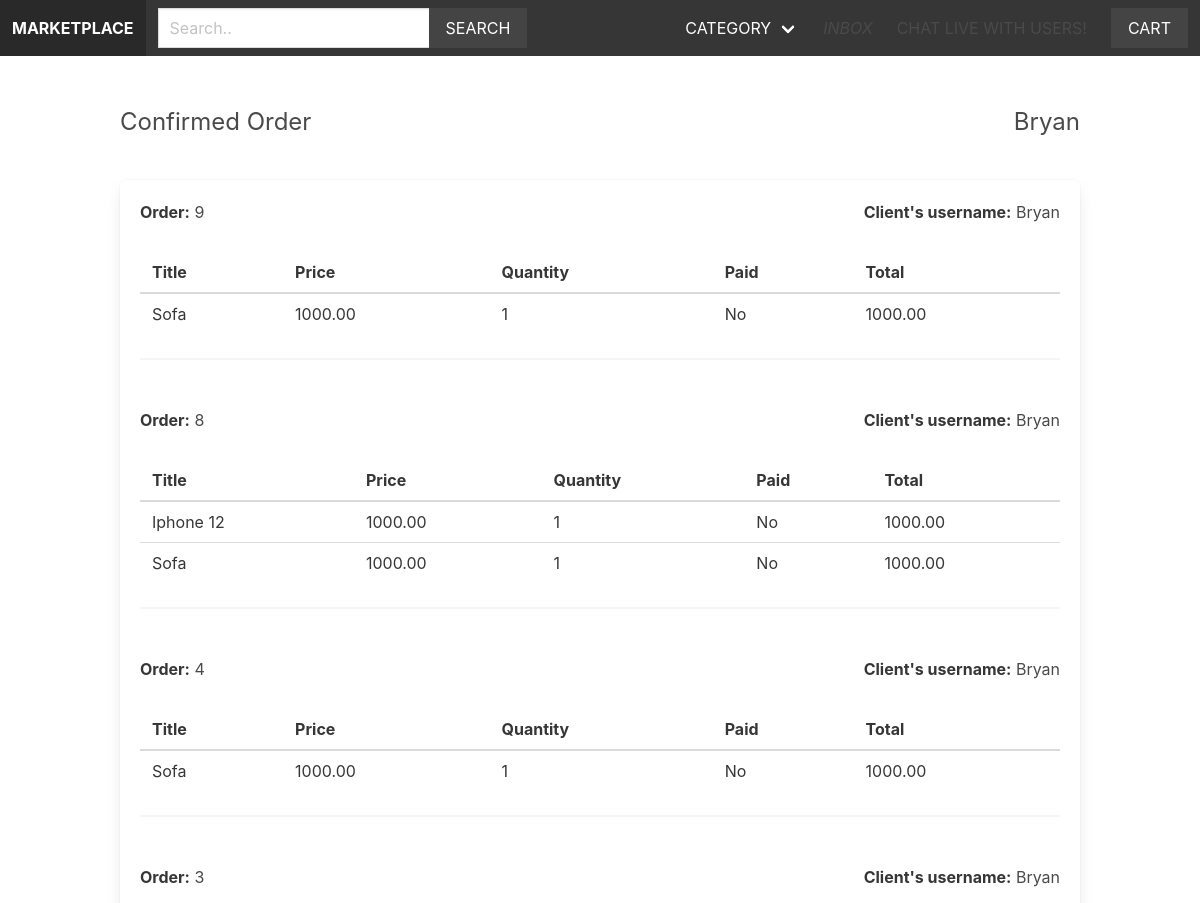
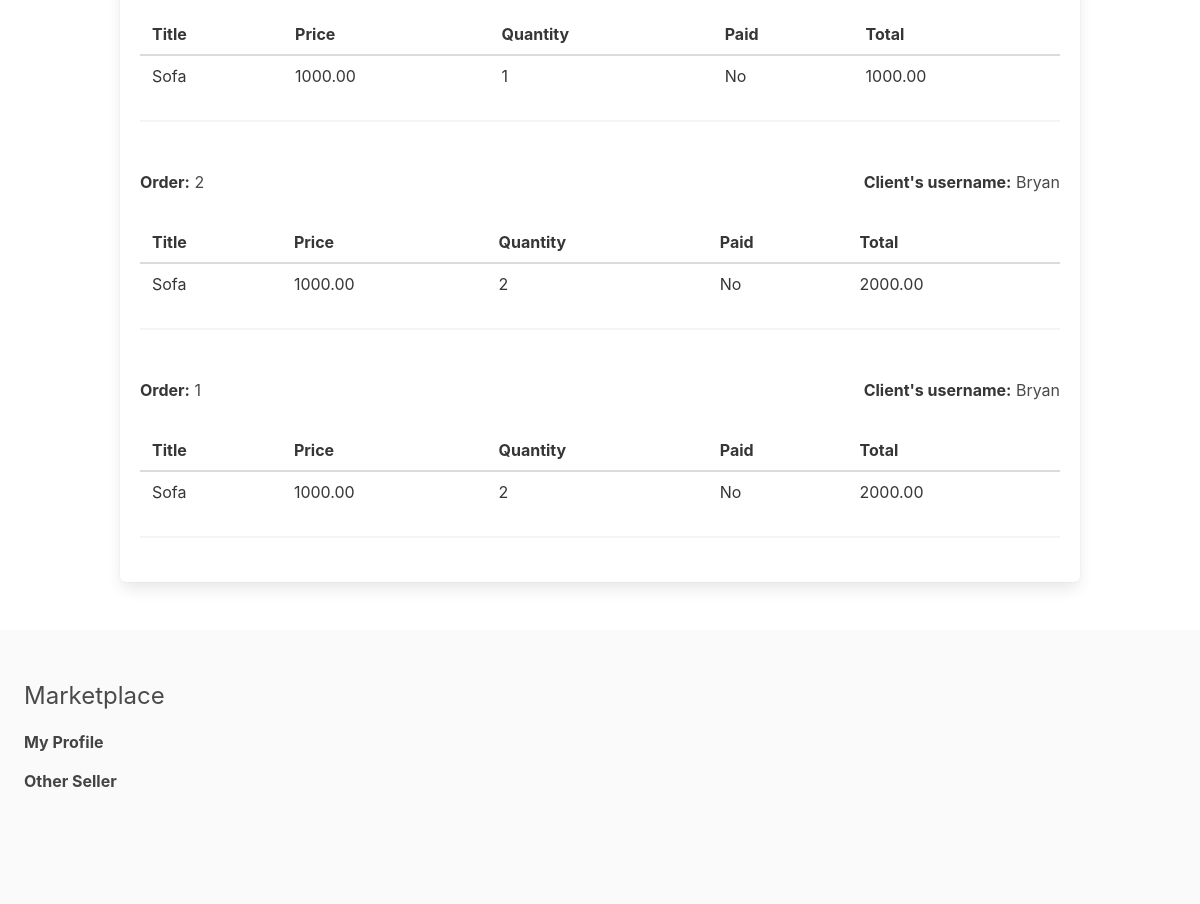
The page /vendors/vendor_admin/confirmed_order (signed in) on the database its author committed (2 pictures, top to bottom).
### apps/vendor/models.py (models this page shows, shortened)
class Vendor(models.Model):
    name = models.CharField(max_length=255)
    created_at = models.DateTimeField(auto_now_add=True)
    created_by = models.OneToOneField(User, related_name='vendor', on_delete=models.CASCADE)
    birth_date = models.DateField(null=True, blank=True)
    location = models.CharField(max_length=100, blank=True, null=True)
    profile_picture = models.ImageField(upload_to='uploads/profile_pictures', default='uploads/profile_pictures/iphone12.jpg', blank=True, null=True)
    thumbnail = models.ImageField(upload_to='uploads/profile_pictures', default='uploads/profile_pictures/iphone12.jpg', blank=True, null=True)
    followers = models.ManyToManyField(User, blank=True, related_name='followers')
    inbox = models.JSONField(null=True)
    class Meta:
        ordering = ['name']
    def __str__(self):
        return self.name

### apps/order/models.py (models this page shows, shortened)
class Order(models.Model):
    first_name = models.CharField(max_length=100)
    last_name = models.CharField(max_length=100)
    email = models.CharField(max_length=100)
    address = models.CharField(max_length=100)
    zipcode = models.CharField(max_length=100)
    place= models.CharField(max_length=100)
    phone = models.CharField(max_length=100)
    created_at = models.DateTimeField(auto_now_add=True)
    paid_amount = models.DecimalField(max_digits=10, decimal_places=2)
    vendors = models.ManyToManyField(Vendor, related_name='orders')
    class Meta:
        ordering = ['-created_at']

class OrderItem(models.Model):
    order = models.ForeignKey(Order, related_name='items', on_delete=models.CASCADE)
    product = models.ForeignKey(Product, related_name='items', on_delete=models.CASCADE)
    vendor = models.ForeignKey(Vendor, related_name='items', on_delete=models.CASCADE)
    vendor_paid = models.BooleanField(default=False)
    price = models.DecimalField(max_digits=10, decimal_places=2)
    quantity = models.IntegerField(default=1)
    def get_total_price(self):
        return self.price * self.quantity

### apps/product/models.py (models this page shows, shortened)
class Product(models.Model):
    category = models.ForeignKey(Category, related_name='products', on_delete=models.CASCADE)
    vendor = models.ForeignKey(Vendor, related_name='products', on_delete=models.CASCADE)
    title = models.CharField(max_length=255)
    slug = models.SlugField(max_length=255)
    description = models.TextField(blank=True, null=True)
    price = models.DecimalField(max_digits= 10, decimal_places=2)
    date_added = models.DateTimeField(auto_now_add=True)
    image = models.ImageField(upload_to='uploads/', blank=True, null=True)
    thumbnail = models.ImageField(upload_to='uploads/', blank=True, null=True)
    class Meta:
        ordering = ['-date_added']

### apps/vendor/views.py (the view)
# urls.py: path('vendor_admin/confirmed_order', views.confirmed_order, name='confirmed_order'),
@login_required
def confirmed_order(request):
    vendor = request.user.vendor
    products = vendor.products.all()
    orders = vendor.orders.all()
    for order in orders:
        order.vendor_amount = 0
        order.vendor_paid_amount = 0
        order.fully_paid = True
        for item in order.items.all():
            if item.vendor == request.user.vendor:
                if item.vendor_paid:
                    order.vendor_paid_amount += item.get_total_price()
                else:
                    order.vendor_amount += item.get_total_price()
                    order.fully_paid = False
    return render(request, 'vendor/confirmed_order.html', {'vendor': vendor, 'products': products, 'orders': orders})

### apps/cart/cart.py (called while the page is built)
    def __len__(self):
        return sum(item['quantity'] for item in self.cart.values())

### apps/cart/context_processors.py (called while the page is built)
def cart(request):
    return {'cart': Cart(request)}

### apps/product/context_processors.py (called while the page is built)
def menu_categories(request):
    categories = Category.objects.all()
    return {'menu_categories': categories}

### apps/vendor/templates/vendor/confirmed_order.html (shortened to what this page needs)
{% extends 'core/base.html' %}
{% block content%}
<div class="level">
    <div class="level-left">
        <div class="level-item">
                <h2 class="is-size-4 mb-4">Confirmed Order</h2>
        </div>
    </div>
    <div class="level-right">
        <div class="level-right">
            <div class="level-item">
                <h2 class="is-size-4 mb-4">{{ vendor.name }}</h2>
            </div>
        </div>
    </div>
</div>
    <div class="box">
    {% if orders %}
        {% for order in orders %}
                <div class="columns is-multiline">
                    <div class="column is-12">
                        <div class="level">
                        <h4 class="is-size-6 is-pulled-left"><strong>Order:</strong> {{ order.id }} <br>
                        <h4 class="is-size-6 is-pulled-right"><strong>Client's username:</strong>  {{ vendor.name }}</h3>
                    </div>
                </div>
                    <div class="column is-12">
                        <table class="table is-fullwidth mt-1">
                            <thead>
                                <tr>
                                    <th>Title</th>
                                    <th>Price</th>
                                    <th>Quantity</th>
                                    <th>Paid</th>
                                    <th>Total</th>
                                </tr>
                            </thead>
                            <tbody>
                                {% for item in order.items.all %}
                                    {% if item.vendor == request.user.vendor %}
                                        <tr>
                                            <td>{{ item.product.title }}</td>
                                            <td>{{ item.product.price }}</td>
                                            <td>{{ item.quantity}}</td>
                                            <td>{{ item.vendor_paid|yesno:"Yes,No" }}</td>
                                            <td>{{ item.get_total_price }}</td>
                                        </tr>
                                    {% endif %}
                                {% endfor %}
                            </tbody>
                        </table>
                        <hr>
                    </div>
                </div>
        {% endfor %}
    {% endif %}
</div>
{% endblock %}

### rows shown on the page
Vendor: name "Bryan"
Order: id "9"
OrderItem: product "Sofa", product.price "1000.00", quantity "1", vendor_paid "No", get_total_price "1000.00"
Order: id "8"
OrderItem: product "Iphone 12", product.price "1000.00", quantity "1", vendor_paid "No", get_total_price "1000.00"
OrderItem: product "Sofa", product.price "1000.00", quantity "1", vendor_paid "No", get_total_price "1000.00"
Order: id "4"
OrderItem: product "Sofa", product.price "1000.00", quantity "1", vendor_paid "No", get_total_price "1000.00"
Order: id "3"
OrderItem: product "Sofa", product.price "1000.00", quantity "1", vendor_paid "No", get_total_price "1000.00"
Order: id "2"
OrderItem: product "Sofa", product.price "1000.00", quantity "2", vendor_paid "No", get_total_price "2000.00"
Order: id "1"
OrderItem: product "Sofa", product.price "1000.00", quantity "2", vendor_paid "No", get_total_price "2000.00"
